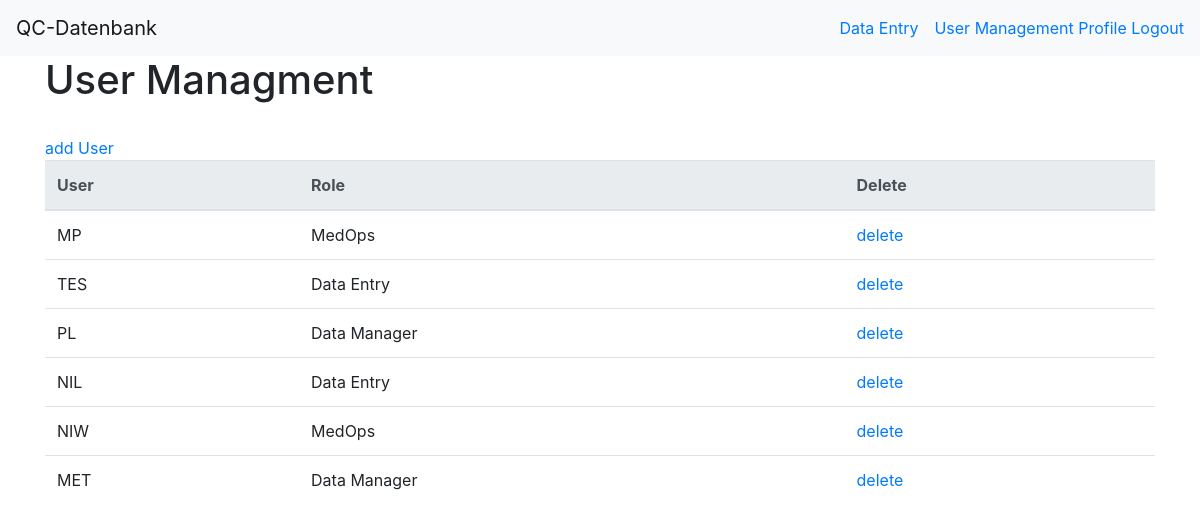
Page /user_management (signed in) on the earlier database version.
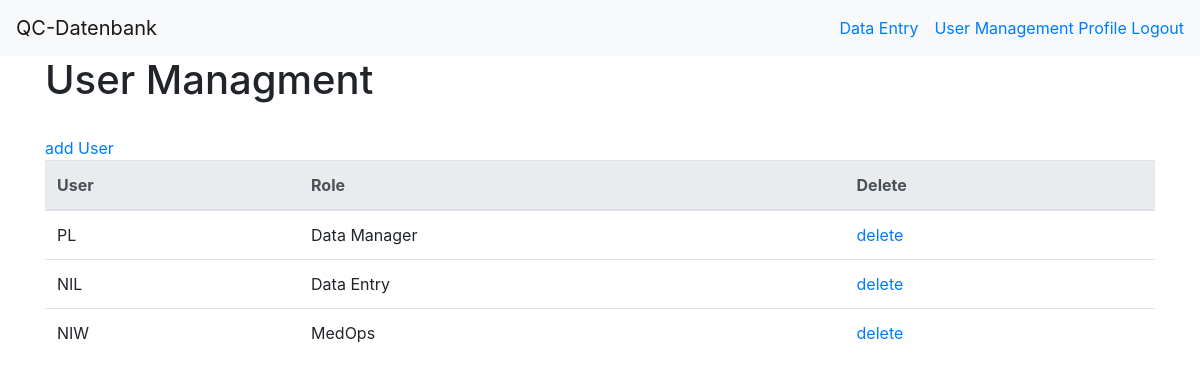
Same page on the later database version.
### models.py (models this page shows)
class DB_User(UserMixin, db.Model):
    __tablename__ = 'db_user'
    id = db.Column(db.Integer, primary_key=True)
    email = db.Column(db.String(100), unique=True)
    password = db.Column(db.String(100))
    abbrev = db.Column(db.Text, unique=True)
    role = db.Column(db.Text)

### auth.py (the view)
@auth.route('/user_management')
def user_management():
    User_data = DB_User.query.filter(DB_User.role != "Admin").all()
    return render_template('user_management.html', Users=User_data)

### __init__.py (called while the page is built)
def create_app():
    app = Flask(__name__)
    app.config.from_object('config.DevelopmentConfig')
    db.init_app(app)
    login_manager = LoginManager()
    login_manager.login_view = 'auth.login'
    login_manager.init_app(app)
    log = logging.getLogger('werkzeug')
    log.disabled = True
    from .models import DB_User
    @login_manager.user_loader
    def load_user(user_id):
        return DB_User.query.get(int(user_id))
    from .auth import auth as auth_blueprint
    app.register_blueprint(auth_blueprint)
    from .main import main as main_blueprint
    app.register_blueprint(main_blueprint)
    return app

### templates/user_management.html
{% extends "base.html" %} {% block title %} User Managment {% endblock %} {%
block content %} {% if current_user.is_authenticated %}
<h1 class="title">User Managment</h1>
<br />
<a href="/signup">add User</a>
<table class="table table-hover">
  <thead class="thead-light">
    <tr>
      <th scope="col">User</th>
      <th scope="col">Role</th>
      <th scope="col">Delete</th>
    </tr>
  </thead>
  <tbody>
    {% for user in Users %}
    <tr>
      <td>{{ user.abbrev }}</td>
      <td>{{ user.role }}</td>
      <td>
        <a href="/delete_user/{{user.id}}">delete</a>
      </td>
    </tr>
    {% endfor %}
  </tbody>
</table>
{% endif %} {% endblock %}

### templates/base.html (shortened to what this page needs)
<!DOCTYPE html>
<html>
  <head>
    <link
      rel="stylesheet"
      href="https://stackpath.bootstrapcdn.com/bootstrap/4.3.1/css/bootstrap.min.css"
    />
  </head>
  <body>
    <nav class="navbar navbar-expand-md navbar-light bg-light">
        <a class="navbar-brand" href="{{ url_for('main.index')}}">QC-Datenbank</a>
        {% if current_user.is_authenticated %}
        <a class="nav-link" href="{{ url_for('main.create')}}">Data Entry</a>
        {% endif %}
        <div class="topnav-right">
            {% if (current_user.is_authenticated) and (current_user.role == 'Admin' or current_user.role == 'Data Manager') %}
            <a href="{{ url_for('auth.user_management') }}" class="navbar-item">
              User Management
            </a>
            {% endif %}
            {% if current_user.is_authenticated %}
            <a href="{{ url_for('main.profile') }}" class="navbar-item">
              Profile
            </a>
            <a href="{{ url_for('auth.logout') }}" class="navbar-item">
                Logout
            </a>
            {% endif %}
        </div>
    </nav>
    <div class="container">
        {% block content %} {% endblock %}
    </div>
  </body>
</html>

Differences in the rows shown:
removed DB_User: abbrev "MP", role "MedOps"
removed DB_User: abbrev "TES", role "Data Entry"
removed DB_User: abbrev "MET", role "Data Manager"
